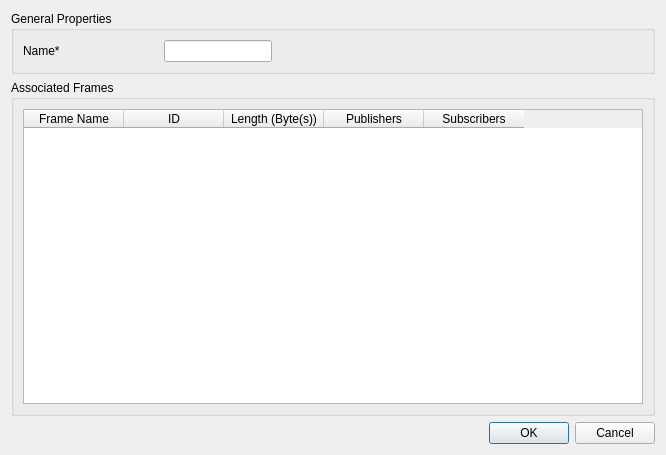
<?xml version="1.0" encoding="UTF-8"?>
<ui version="4.0">
 <class>SporadicFrameEditDlg</class>
 <widget class="QDialog" name="SporadicFrameEditDlg">
  <property name="geometry">
   <rect>
    <x>0</x>
    <y>0</y>
    <width>666</width>
    <height>455</height>
   </rect>
  </property>
  <property name="sizePolicy">
   <sizepolicy hsizetype="Fixed" vsizetype="Preferred">
    <horstretch>0</horstretch>
    <verstretch>0</verstretch>
   </sizepolicy>
  </property>
  <property name="windowTitle">
   <string>Create Sporadic Frame</string>
  </property>
  <property name="windowIcon">
   <iconset>
    <normaloff>:/LDFEditorIcons/Resources/icons/Frame.png</normaloff>:/LDFEditorIcons/Resources/icons/Frame.png</iconset>
  </property>
  <layout class="QGridLayout" name="gridLayout_2">
   <item row="0" column="0">
    <layout class="QVBoxLayout" name="verticalLayout">
     <item>
      <widget class="QGroupBox" name="groupBox">
       <property name="title">
        <string>General Properties</string>
       </property>
       <layout class="QGridLayout" name="gridLayout">
        <item row="0" column="1">
         <widget class="QLineEdit" name="editFrameName">
          <property name="sizePolicy">
           <sizepolicy hsizetype="Fixed" vsizetype="Fixed">
            <horstretch>0</horstretch>
            <verstretch>0</verstretch>
           </sizepolicy>
          </property>
         </widget>
        </item>
        <item row="0" column="0">
         <widget class="QLabel" name="lableName">
          <property name="sizePolicy">
           <sizepolicy hsizetype="Fixed" vsizetype="Fixed">
            <horstretch>0</horstretch>
            <verstretch>0</verstretch>
           </sizepolicy>
          </property>
          <property name="minimumSize">
           <size>
            <width>135</width>
            <height>0</height>
           </size>
          </property>
          <property name="text">
           <string>Name*</string>
          </property>
         </widget>
        </item>
        <item row="0" column="2">
         <spacer name="horizontalSpacer">
          <property name="orientation">
           <enum>Qt::Horizontal</enum>
          </property>
          <property name="sizeHint" stdset="0">
           <size>
            <width>40</width>
            <height>20</height>
           </size>
          </property>
         </spacer>
        </item>
       </layout>
      </widget>
     </item>
     <item>
      <widget class="QGroupBox" name="groupBox_2">
       <property name="title">
        <string>Associated Frames</string>
       </property>
       <layout class="QHBoxLayout" name="horizontalLayout_2">
        <item>
         <widget class="LDFCommonTableWidget" name="tableFrames">
          <column>
           <property name="text">
            <string>Frame Name</string>
           </property>
          </column>
          <column>
           <property name="text">
            <string>ID</string>
           </property>
          </column>
          <column>
           <property name="text">
            <string>Length (Byte(s))</string>
           </property>
          </column>
          <column>
           <property name="text">
            <string>Publishers</string>
           </property>
          </column>
          <column>
           <property name="text">
            <string>Subscribers</string>
           </property>
          </column>
         </widget>
        </item>
       </layout>
      </widget>
     </item>
     <item>
      <widget class="QDialogButtonBox" name="buttonOk">
       <property name="orientation">
        <enum>Qt::Horizontal</enum>
       </property>
       <property name="standardButtons">
        <set>QDialogButtonBox::Cancel|QDialogButtonBox::Ok</set>
       </property>
      </widget>
     </item>
    </layout>
   </item>
  </layout>
 </widget>
 <customwidgets>
  <customwidget>
   <class>LDFCommonTableWidget</class>
   <extends>QTableWidget</extends>
   <header>LDFCommonTableWidget.h</header>
  </customwidget>
 </customwidgets>
 <resources/>
 <connections/>
</ui>
